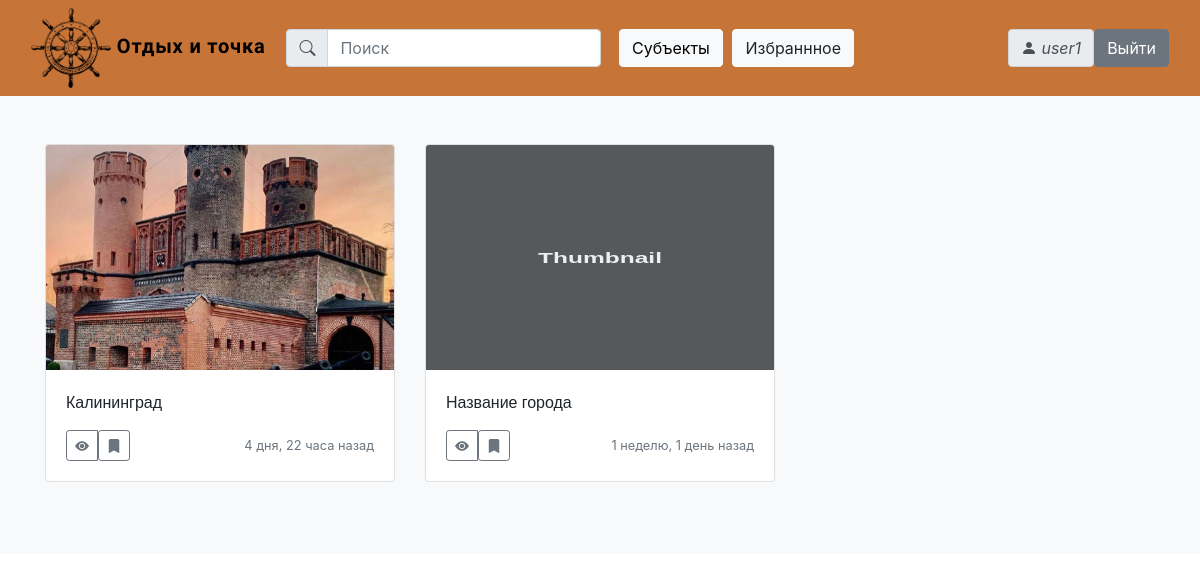
The app's page /favorites (signed in), older data.
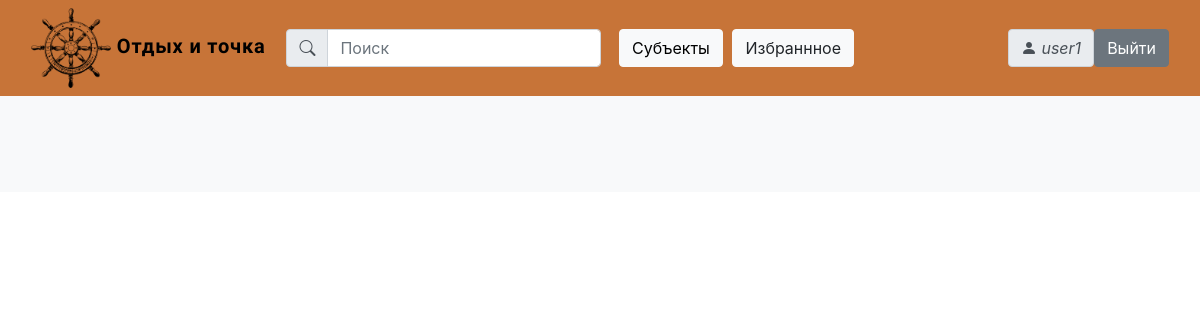
The same page, newer data.
### main/models.py (models this page shows, shortened)
class AlbumElem(models.Model):  # реализация непосредственно с SQLite
    photo = models.ImageField(upload_to='photos/')
    title = models.TextField(max_length=255, default='Название города')
    content = models.TextField(blank=True)
    time_of_creation = models.DateTimeField(auto_now_add=True)
    bookmark = models.ManyToManyField(User)
    def get_absolute_url(self):
        return reverse('albumelem', kwargs={'album_elem_id': self.pk})
    class Meta:
        verbose_name = 'Статьи на сайте'
        verbose_name_plural = 'Статьи на сайте'

### main/views.py (the view)
# urls.py: path('favorites', favorites, name='favorites'),
def favorites(request):
    elems = AlbumElem.objects.filter(bookmark__username=request.user.username).order_by('-id')
    if request.method == 'POST':
        for elem in elems:
            button = 'fav{0}'.format(elem.pk)
            if button in request.POST.keys():
                elem.bookmark.remove(request.user)
    else:
        print('Tried to register: May be method is not POST?')
    return render(request, 'main/favorites.html', {'album_elem_list': elems, 'title': 'Избранное'})

### main/templates/main/favorites.html
{% extends 'main/index.html' %}

### main/templates/main/index.html (shortened to what this page needs)
{% extends 'main/base.html' %}
{% load humanize %}
{% block content %}
<div class="container">
    <div class="row">
        {% for album_elem in album_elem_list %}
            <div class="col-md-4">
              <div class="card mb-4 box-shadow">
                {% if album_elem.photo %}
                    <img class="card-img-top"
                         alt="Can't show image :("
                         style="height: 225px; width: 100%; display: block; object-fit: cover;"
                         src="{{album_elem.photo.url}}">
                {% else %}
                    <img class="card-img-top"
                         alt="Thumbnail [100%x225]"
                         style="height: 225px; width: 100%; display: block;"
>
                {% endif %}
                <div class="card-body">
                  <p class="card-text"> {{album_elem.title}} </p>
                  <div class="d-flex justify-content-between align-items-center">
                    <div class="btn-group">
                      <a class="btn btn-sm btn-outline-secondary" href="{{album_elem.get_absolute_url}}"> <i class="bi bi-eye-fill"> </i></a>
                      {% if request.user.is_authenticated %}
                          <form action="" method="post">
                            <button type="submit" class="btn btn-sm btn-outline-secondary" name="fav{{ album_elem.pk }}"> <i class="bi bi-bookmark-fill"></i> </button>
                          </form>
                      {% endif %}
                    </div>
                    <small class="text-muted"> {{album_elem.time_of_creation|naturaltime}} </small>
                  </div>
                </div>
              </div>
            </div>
        {% endfor %}
  </div>
</div>
{% endblock %}

### main/templates/main/base.html (shortened to what this page needs)
<!DOCTYPE html>
{% load static%}
<html lang="ru">
<head>
  <link type="text/css" href="{% static 'main/css/styles.css' %}" rel="stylesheet">
  <link rel="stylesheet" href="https://cdn.jsdelivr.net/npm/bootstrap-icons@1.5.0/font/bootstrap-icons.css" />
  <link rel="stylesheet" href="https://cdn.jsdelivr.net/npm/bootstrap@4.0.0/dist/css/bootstrap.min.css"
>
</head>
<body>
  <nav class="navbar navbar-expand-xl">
    <div class="container-fluid">
      <a class="navbar-brand" href="{% url 'home' %}">
        <img src="{% static 'main/icons/logo.png' %}" alt="Logo" title="Logo"> Отдых и точка
      </a>
      <div class="collapse navbar-collapse" id="navbarResponsive">
        <ul class="navbar-nav mr-auto">
          <li class="nav-item">
            <form class="form-inline mr-auto mr-sl-2 mr-xs-none">
              <div class="form-group">
                <div class="input-group">
                  <div class="input-group-prepend">
                    <span class="input-group-text"> <i class="bi bi-search"></i> </span>
                  </div>
                  <input class="form-control mr-sm-2" type="search" placeholder="Поиск" aria-label="Поиск">
                </div>
              </div>
            </form>
          <li class="nav-item">
            <a type="button" class="btn btn-light" data-toggle="modal" data-target="#exampleModal"> Субъекты </a>
            {% if request.user.is_authenticated %}
          <li class="nav-item"> <a class="btn btn-light" href="{% url 'favorites' %}"> Избраннное </a>
            {% endif %}
        </ul>
      </div>
      <form class="form-inline ml-auto">
        <div class="form-group">
          <span class="input-group-text"> <i class="bi bi-person-fill"> {{request.user.username}}</i> </span>
          {% if request.user.is_authenticated %}
          <a class="btn btn-secondary" href="{% url 'logout' %}">Выйти</a>
          {% else %}
          <a class="btn btn-secondary" href="{% url 'login' %}">Войти</a>
          {% endif %}
        </div>
      </form>
    </div>
  </nav>
  <div class="album py-5 bg-light">
    {% block content %}
    {% endblock %}
  </div>
</body>
</html>

Row changes from the older to the newer data that the page shows:
removed AlbumElem: photo (picture), title "Калининград", time_of_creation "4 дня, 22 часа назад"
no longer on this page (row edited): AlbumElem: title "Название города", time_of_creation "1 неделю, 1 день назад"
